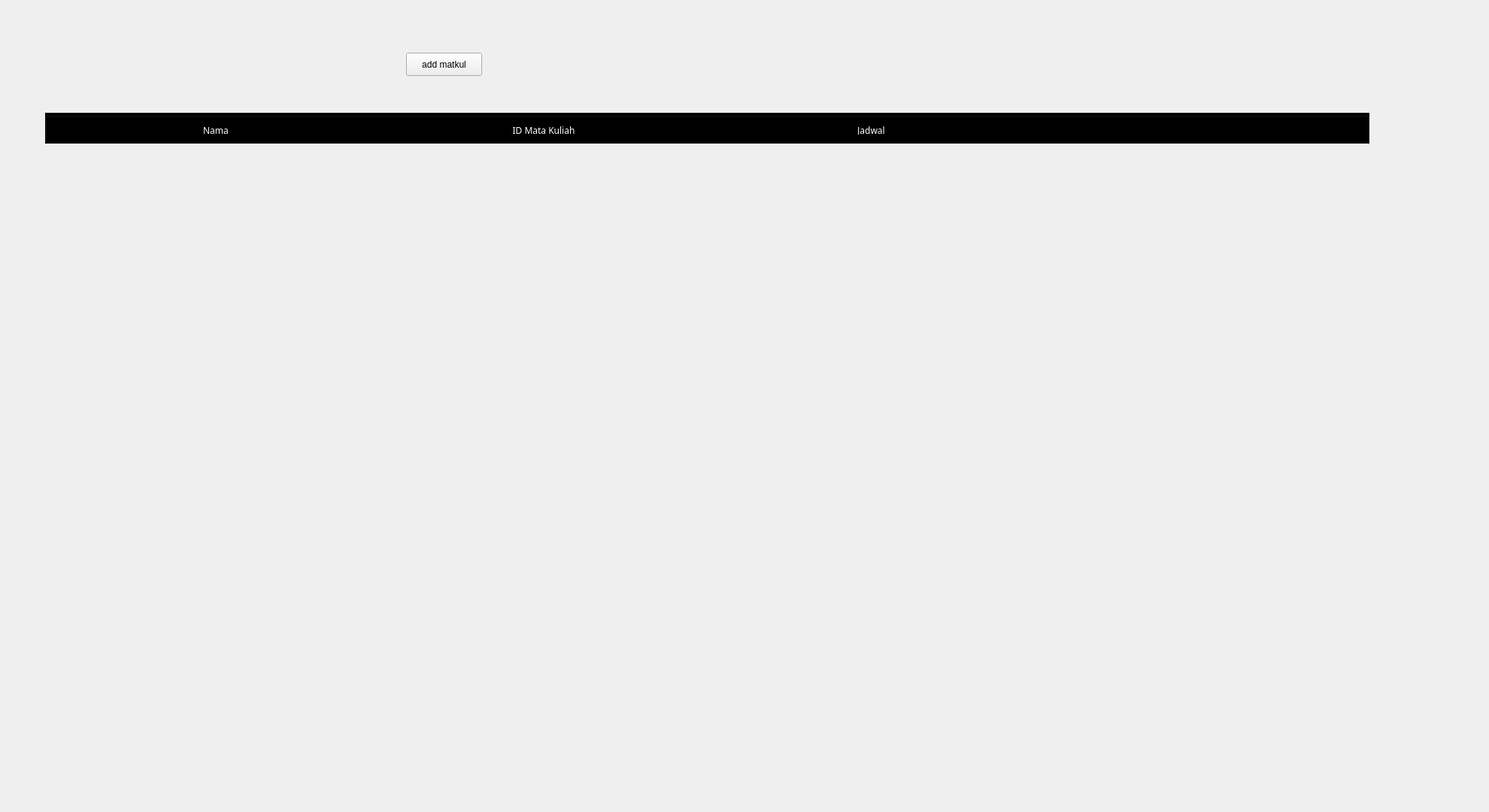
<?xml version="1.0" encoding="UTF-8"?>
<ui version="4.0">
 <class>Form</class>
 <widget class="QWidget" name="Form">
  <property name="geometry">
   <rect>
    <x>0</x>
    <y>0</y>
    <width>1980</width>
    <height>1080</height>
   </rect>
  </property>
  <property name="windowTitle">
   <string>Form</string>
  </property>
  <widget class="QPushButton" name="addMatkul">
   <property name="geometry">
    <rect>
     <x>540</x>
     <y>70</y>
     <width>101</width>
     <height>31</height>
    </rect>
   </property>
   <property name="text">
    <string>add matkul</string>
   </property>
  </widget>
  <widget class="QGroupBox" name="matkulTitle">
   <property name="geometry">
    <rect>
     <x>60</x>
     <y>150</y>
     <width>1761</width>
     <height>41</height>
    </rect>
   </property>
   <property name="styleSheet">
    <string notr="true">background-color: rgb(0, 0, 0)</string>
   </property>
   <layout class="QHBoxLayout" name="horizontalLayout">
    <item>
     <widget class="QLabel" name="label_4">
      <property name="font">
       <font>
        <family>Franklin Gothic Demi Cond</family>
       </font>
      </property>
      <property name="text">
       <string>&lt;html&gt;&lt;head/&gt;&lt;body&gt;&lt;p&gt;&lt;span style=&quot; color:#ffffff;&quot;&gt;Nama&lt;br/&gt;&lt;/span&gt;&lt;/p&gt;&lt;/body&gt;&lt;/html&gt;</string>
      </property>
      <property name="alignment">
       <set>Qt::AlignCenter</set>
      </property>
     </widget>
    </item>
    <item>
     <widget class="QLabel" name="label_3">
      <property name="font">
       <font>
        <family>Franklin Gothic Demi Cond</family>
       </font>
      </property>
      <property name="text">
       <string>&lt;html&gt;&lt;head/&gt;&lt;body&gt;&lt;p&gt;&lt;span style=&quot; color:#ffffff;&quot;&gt;ID Mata Kuliah&lt;/span&gt;&lt;/p&gt;&lt;/body&gt;&lt;/html&gt;</string>
      </property>
      <property name="alignment">
       <set>Qt::AlignCenter</set>
      </property>
     </widget>
    </item>
    <item>
     <widget class="QLabel" name="label_2">
      <property name="font">
       <font>
        <family>Franklin Gothic Demi Cond</family>
       </font>
      </property>
      <property name="text">
       <string>&lt;html&gt;&lt;head/&gt;&lt;body&gt;&lt;p&gt;&lt;span style=&quot; color:#ffffff;&quot;&gt;Jadwal&lt;/span&gt;&lt;/p&gt;&lt;/body&gt;&lt;/html&gt;</string>
      </property>
      <property name="alignment">
       <set>Qt::AlignCenter</set>
      </property>
     </widget>
    </item>
    <item>
     <widget class="QLabel" name="label">
      <property name="text">
       <string/>
      </property>
     </widget>
    </item>
   </layout>
  </widget>
  <widget class="QWidget" name="verticalLayoutWidget">
   <property name="geometry">
    <rect>
     <x>60</x>
     <y>220</y>
     <width>1761</width>
     <height>491</height>
    </rect>
   </property>
   <layout class="QVBoxLayout" name="matkulVLayout">
    <property name="sizeConstraint">
     <enum>QLayout::SetNoConstraint</enum>
    </property>
   </layout>
  </widget>
 </widget>
 <resources/>
 <connections/>
</ui>
